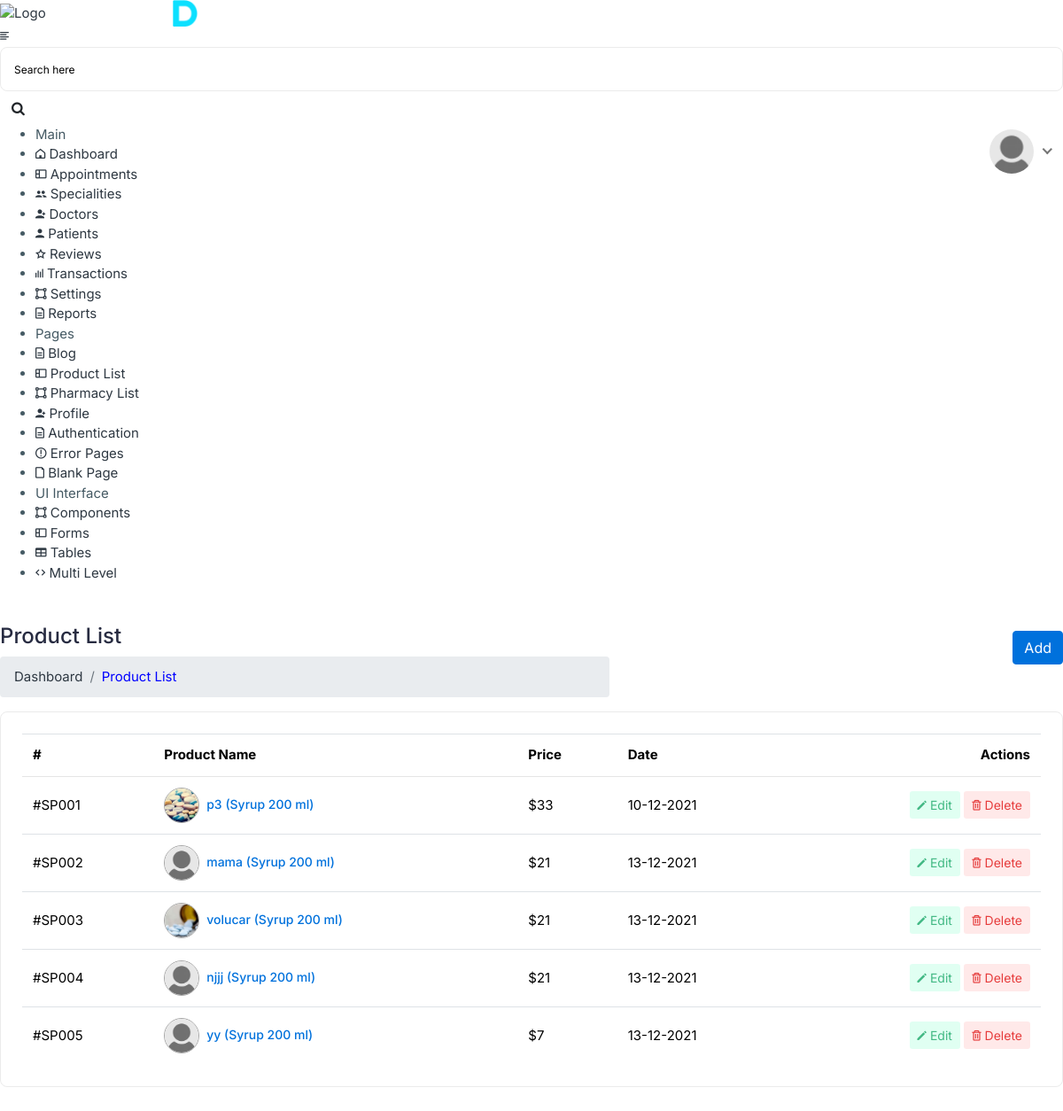
/product-list/ (signed in), run on the app's committed database.
### pharmacy/models.py (models this page shows, shortened)
class pha_product(models.Model):
        doc = models.ForeignKey(pharmacy, on_delete=models.CASCADE, related_name="pha_product")
        img = models.ImageField()
        name = models.CharField(max_length=200)
        about = models.TextField(max_length=1000)
        manufacture_company_name= models.CharField(max_length=500)
        price=models.IntegerField()
        desc = models.TextField(max_length=1000)
        dire_for_use=models.TextField(max_length=500)
        storage = models.TextField(max_length=500)
        admin_instruction = models.TextField(max_length=500)
        warning = models.TextField(max_length=500)
        precaution = models.TextField(max_length=500)
        categorie=models.CharField(max_length=100)
        quntity=models.IntegerField(default=0)
        expiry_date=models.DateField()
        created_date=models.DateTimeField(auto_now=True)
        discount=models.IntegerField(default=0)
        genatic_name=models.CharField(max_length=20)

### Admin_hospital/views.py (the view, shortened to what this page needs)
# urls.py: path('product-list/', views.productlist, name='productlist'),
def productlist(request):
    if request.user.is_authenticated:
        prodct=pha_product.objects.all()
        phrmcy=pharmacy.objects.all()
    else:
        return redirect('error404')
    return render(request, 'Admin_hospital/product-list.html',{"prod":prodct,'pharma':phrmcy})

### Admin_hospital/templates/Admin_hospital/product-list.html (shortened to what this page needs)
{% extends 'adminbasic.html' %}
{% load static %}
{% block body %}
<div class="page-wrapper">
    <div class="content container-fluid">
        <div class="page-header">
            <div class="row">
                <div class="col-sm-7 col-auto">
                    <h3 class="page-title">Product List</h3>
                    <ul class="breadcrumb">
                        <li class="breadcrumb-item"><a href="{% url 'adminhome' %}">Dashboard</a></li>
                        <li class="breadcrumb-item active" style="color:blue">Product List</li>
                    </ul>
                </div>
                <div class="col-sm-5 col">
                    <a class="btn btn-primary float-right mt-2" data-toggle="modal"
                       href="#Add_Specialities_details">Add</a>
                </div>
            </div>
        </div>
        <div class="row">
            <div class="col-sm-12">
                <div class="card">
                    <div class="card-body">
                        <div class="table-responsive">
                            <table class="datatable table table-hover table-center mb-0">
                                <thead>
                                <tr>
                                    <th>#</th>
                                    <th>Product Name</th>
                                    <th>Price</th>
                                    <th>Date</th>
                                    <th class="text-right">Actions</th>
                                </tr>
                                </thead>
                                <tbody>
                                {% for p in prod %}
                                <tr>
                                    <td>#SP00{{forloop.counter}}</td>
                                    <td>
                                        <h2 class="table-avatar">
                                            <a class="avatar avatar-sm mr-2" data-toggle="modal"
                                        onclick="$('#prodid').val('{{p.id}}');"  href="#edit_specialities_details">
       {% if p.img|length is not 0 %}
       <img alt="Fred Ortego" class="avatar-img rounded-circle" src="/media/{{p.img}}" width="31"/>
            {% else %}
             <img alt="Fred Ortego" class="avatar-img rounded-circle" width="31" src="/media/default.jpg"/>
          {% endif %}
                                            </a>
                                            <a data-toggle="modal"  onclick="$('#prodid').val('{{p.id}}');"  href="#edit_specialities_details">
												{{p.name}} (Syrup 200 ml)</a>
                                        </h2>
                                    </td>
                                    <td>${{p.price}}</td>
                                    <td>{{p.created_date|date:'d-m-Y'}}</td>
                                    <td class="text-right">
                                        <div class="actions">
                                            <a class="btn btn-sm bg-success-light" data-toggle="modal"
                                             onclick="$('#prodid').val('{{p.id}}');"  href="#edit_specialities_details">
                                                <i class="fe fe-pencil"></i> Edit
                                            </a>
                                            <a class="btn btn-sm bg-danger-light" data-toggle="modal"
                                         onclick="$('#pid').val('{{p.id}}');"  href="#delete_modal">
                                                <i class="fe fe-trash"></i> Delete
                                            </a>
                                        </div>
                                    </td>
                                </tr>
                                {% endfor %}
                                </tbody>
                            </table>
                        </div>
                    </div>
                </div>
            </div>
        </div>
    </div>
</div>
{% endblock body %}

### data on the page
pha_product: img (picture), name "p3", price "33", created_date "10-12-2021"
pha_product: name "mama", price "21", created_date "13-12-2021"
pha_product: img (picture), name "volucar", price "21", created_date "13-12-2021"
pha_product: name "njjj", price "21", created_date "13-12-2021"
pha_product: name "yy", price "7", created_date "13-12-2021"
